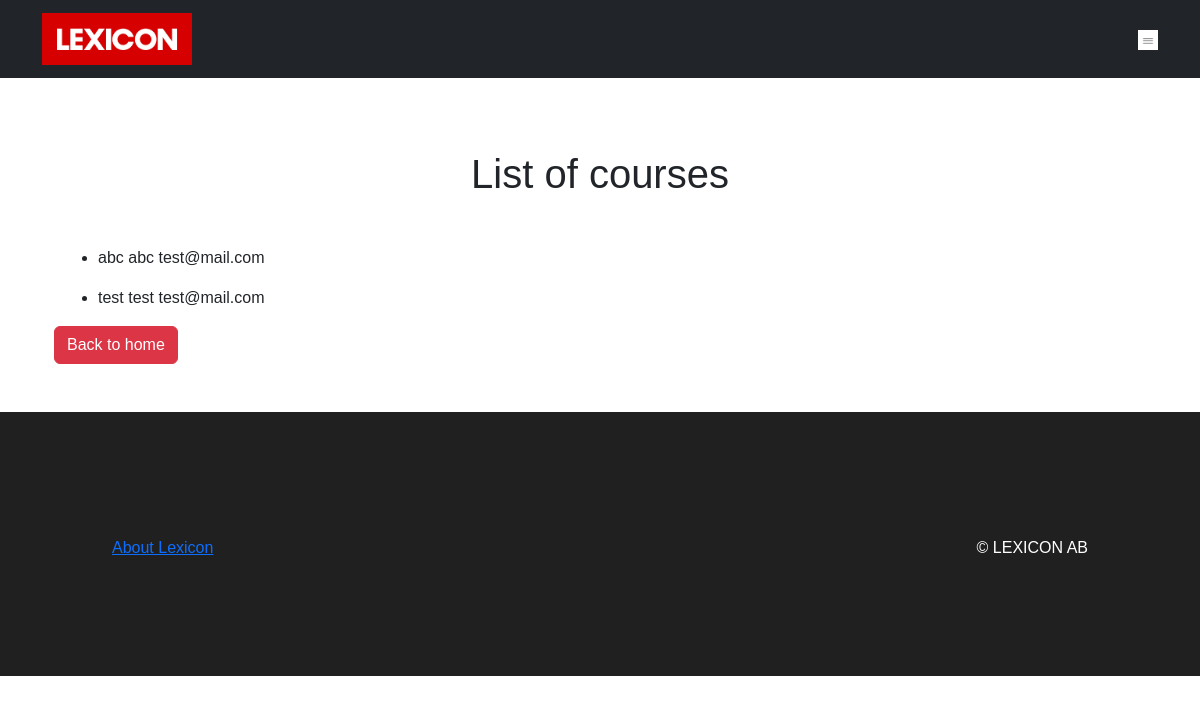
The page /students/ on the database its author committed.
### Lexicon_App/models.py (models this page shows, shortened)
class Student(models.Model):
    username = models.CharField(max_length=150, unique=True, default="")
    first_name = models.CharField(max_length=30, default="")
    last_name = models.CharField(max_length=30, default="")
    student_ID = models.AutoField(primary_key=True)
    phone_number = models.CharField(max_length=15, default="")
    password = models.CharField(max_length=100, default="")
    confirm_password = models.CharField(max_length=100, default="")
    age = models.IntegerField(null=True, blank=True)
    email = models.EmailField("User Email")
    social_security_number = models.CharField(max_length=20)
    postal_address = models.CharField(max_length=200)
    skills = models.ManyToManyField(Skillset)
    knowledge_level = models.CharField(max_length=100)
    GDPR_consent = models.BooleanField(default=False)
    cv = models.FileField(upload_to="cv/", null=True, blank=True)
    linkedin_ID = models.URLField(null=True, blank=True)
    github_ID = models.URLField(null=True, blank=True)
    course = models.ManyToManyField(Course, related_name="students")

### Lexicon_App/views.py (the view)
# urls.py: path("students/", views.students, name="students"),
def students(request):
    data = Student.objects.order_by('first_name')
    context = {'student_data': data }
    return render(request,"students.html", context)

### Lexicon_App/templates/students.html
{% extends "base.html" %} {% load static %} {% block content %}
<h1 class="text-center">List of courses</h1>
<div class="container">
<br />
<div class="container-fluid mt-3">
    {% if student_data %}
        {% for student in student_data %}
            <ul>
                <li>{{ student.first_name }} {{ student.last_name }} {{ student.email }}</li>
            </ul>
        {% endfor %}
    {% endif %}
</div>
<a href="{% url 'welcome_admin' %}"
<button type="button" class="btn btn-danger">Back to home</button></a>
{% endblock %}

### Lexicon_App/templates/base.html (style rules this page uses)
body { font-family: "Whitney SSm A", "Whitney SSm B", arial, sans-serif; }

### rows shown on the page
Student: first_name "abc", last_name "abc", email "test@mail.com"
Student: first_name "test", last_name "test", email "test@mail.com"
